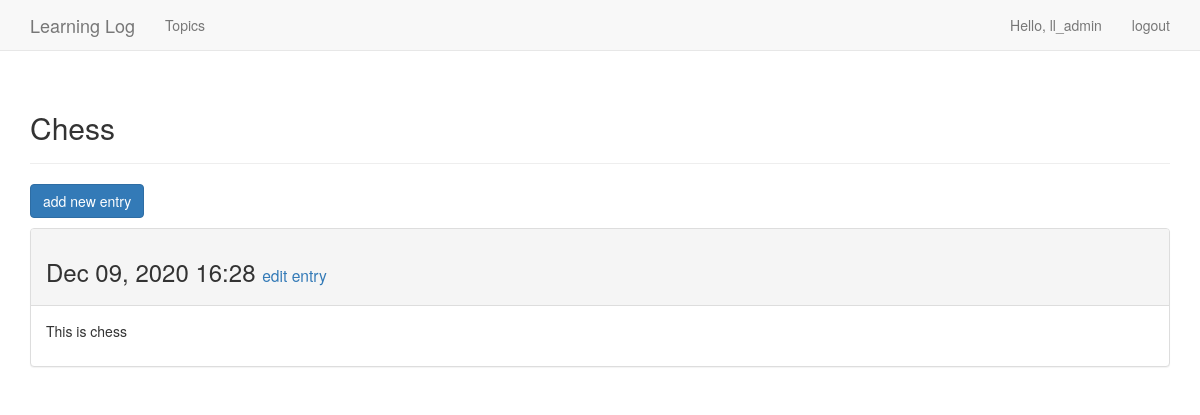
Before: /topics/1/ (signed in) with the older database file.
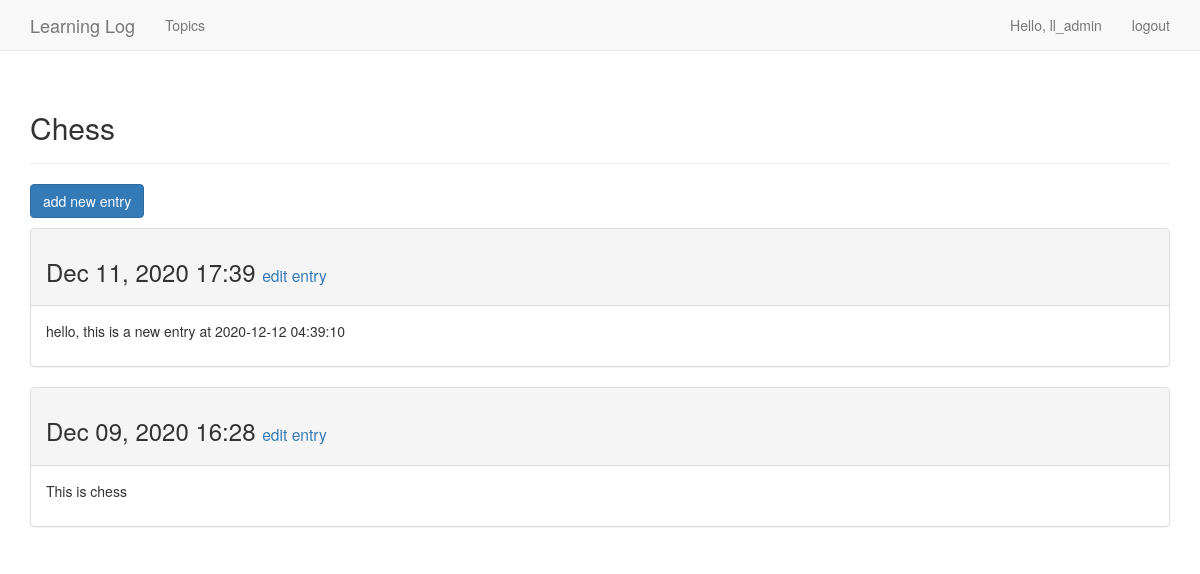
After: the same page with the newer database file.
### Learning_logs/models.py (models this page shows, shortened)
class Topic(models.Model):
    text = models.CharField(max_length=200)
    date_added = models.DateTimeField(auto_now_add=True)
    owner = models.ForeignKey(User, on_delete=models.CASCADE)
    def __str__(self):
        return self.text

class Entry(models.Model):
    topic = models.ForeignKey("Topic", on_delete=models.CASCADE)
    text = models.TextField()
    date_added = models.DateTimeField(auto_now_add=True)
    class Meta:
        verbose_name_plural = 'entries'

### Learning_logs/views.py (the view)
# urls.py: re_path(r'^topics/(?P<topic_id>\d+)/$', views.topic, name='topic'),
@login_required
def topic(request, topic_id):
    topic = Topic.objects.get(id=topic_id)
    if topic.owner != request.user:
        raise Http404
    entries = topic.entry_set.order_by('-date_added')
    context = {'topic': topic, 'entries': entries}
    return render(request, 'Learning_logs/topic.html', context)

### Learning_logs/templates/Learning_logs/topic.html
{% extends "Learning_logs/base.html" %}
{% block header %}
    <h2>{{ topic }}</h2>
{% endblock %}
{% block content %}
    <p>
        <a href="{% url 'Learning_logs:new_entry' topic.id %}" class="btn btn-primary">add new entry</a>
    </p>
    {% for entry in entries %}
        <div class="panel panel-default">
            <div class="panel-heading">
                <h3>
                    {{ entry.date_added|date:'M d, Y H:i' }}
                    <small>
                        <a href="{% url 'Learning_logs:edit_entry' entry.id %}" class="button">
                            edit entry
                        </a>
                    </small>
                </h3>
            </div>
            <div class="panel-body">
                {{ entry.text|linebreaks }}
            </div>
        </div>
    {% empty %}
        There are no entries for this topic yet.
    {% endfor %}
{% endblock %}

### Learning_logs/templates/Learning_logs/base.html (shortened to what this page needs)
{% load bootstrap3 %}
<!DOCTYPE html>
<html lang="en">
<head>
    {% bootstrap_css %}
</head>
<body>
<nav class="navbar navbar-default navbar-static-top">
    <div class="container">
        <div class="navbar-header">
            <a class="navbar-brand" href="{% url 'Learning_logs:index' %}">
                Learning Log
            </a>
        </div>
        <div id="navbar" class="navbar-collapse collapse">
            <ul class="nav navbar-nav">
                <li><a href="{% url 'Learning_logs:topics' %}">Topics</a></li>
            </ul>
            <ul class="nav navbar-nav navbar-right">
                {% if user.is_authenticated %}
                    <li><a>Hello, {{ user.username }}</a></li>
                    <li><a href="{% url 'users:logout' %}">logout</a></li>
                {% else %}
                    <li><a href="{% url 'users:register' %}">register</a></li>
                    <li><a href="{% url 'users:login' %}">log in</a></li>
                {% endif %}
            </ul>
        </div>
    </div>
</nav>
<div class="container">
    <div class="page-header">
        {% block header %}{% endblock header %}
    </div>
    <div>
        {% block content %}{% endblock content %}
    </div>
</div>
</body>
</html>

Changed rows visible on the page:
added Entry: date_added "Dec 11, 2020 17:39", text "hello, this is a new entry at 2020-12-12 04:39:10"
